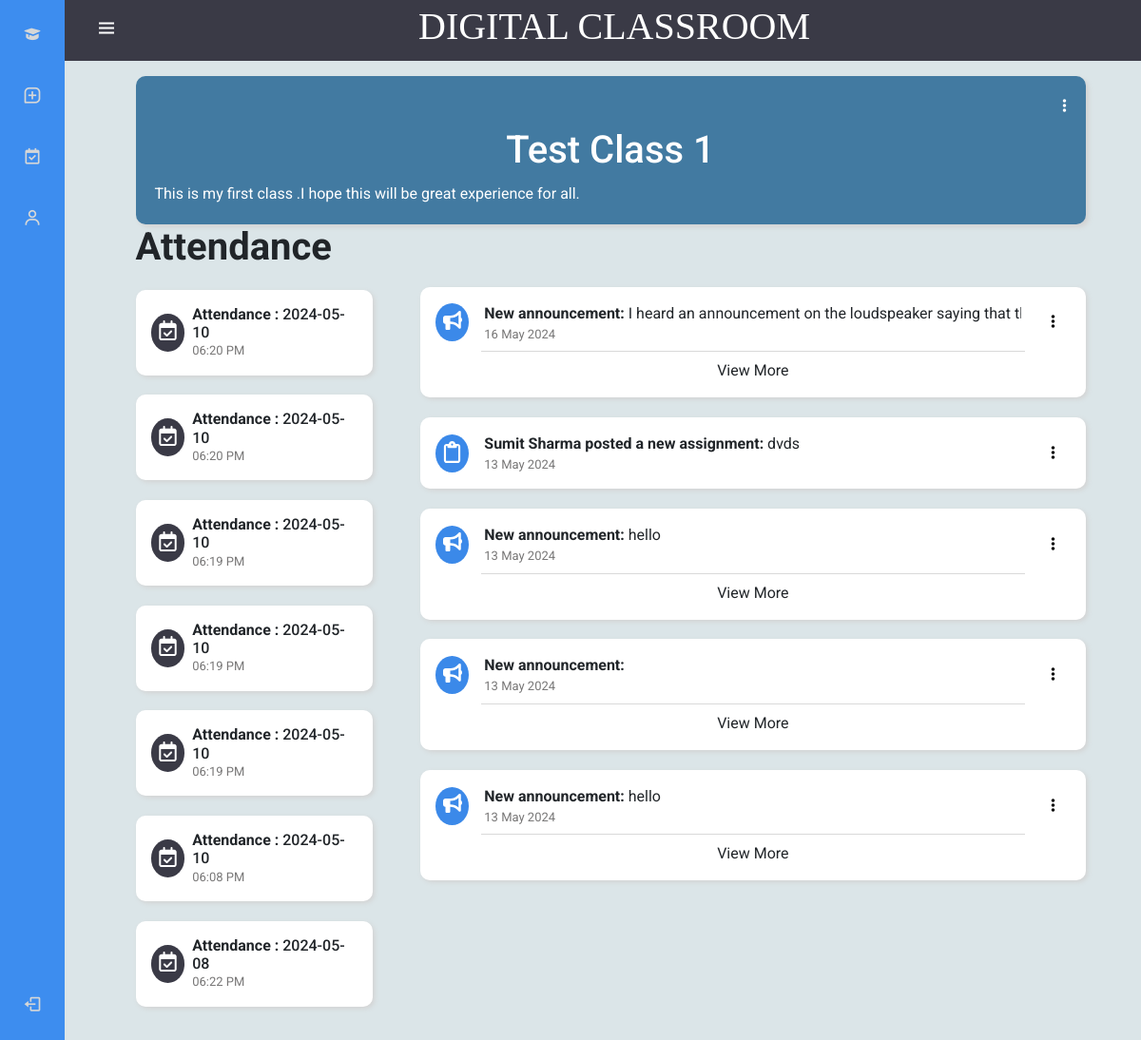
/Student/class.php?class_id=17 (signed in), run on the app's committed database.
### tables this page shows
CREATE TABLE `classes` (
  `course_id` int(5) NOT NULL,
  `course_name` varchar(50) NOT NULL,
  `dpt_id` int(5) NOT NULL,
  `semester` int(3) NOT NULL,
  `teacher_id` int(5) NOT NULL,
  `class_code` varchar(7) NOT NULL,
  `total_taken_classes` int(5) NOT NULL DEFAULT 0,
  `description` varchar(150) NOT NULL,
  `background` varchar(30) NOT NULL,
  `archive` int(3) NOT NULL DEFAULT 0
);

CREATE TABLE `attendance` (
  `att_id` int(11) NOT NULL,
  `date_time` datetime NOT NULL,
  `att_description` varchar(50) NOT NULL,
  `class_id` int(5) NOT NULL
);

CREATE TABLE `announcement` (
  `ann_id` int(5) NOT NULL,
  `ann_text` varchar(200) NOT NULL,
  `ann_media` varchar(500) NOT NULL,
  `class_id` int(5) NOT NULL,
  `upload_date` timestamp NOT NULL DEFAULT current_timestamp() ON UPDATE current_timestamp()
);

CREATE TABLE `assignmnet` (
  `ass_id` int(5) NOT NULL,
  `ass_name` varchar(40) NOT NULL,
  `ass_description` varchar(200) NOT NULL,
  `ass_media` varchar(500) NOT NULL,
  `due_date` datetime DEFAULT NULL,
  `upload_date` timestamp(5) NOT NULL DEFAULT current_timestamp(5) ON UPDATE current_timestamp(5),
  `marks` int(8) DEFAULT NULL,
  `class_id` int(5) NOT NULL
);

CREATE TABLE `teachers` (
  `teacher_id` int(5) NOT NULL,
  `teacher_name` varchar(30) NOT NULL,
  `teacher_email` varchar(40) NOT NULL,
  `phone_number` bigint(15) NOT NULL,
  `teacher_password` varchar(30) NOT NULL,
  `dpt_id` int(5) DEFAULT NULL,
  `role` int(2) NOT NULL DEFAULT 2
);

### Student/class.php (the view, shortened to what this page needs)
<?php
include '../Home/Connection.php';
include "navbar.php";
$row = $ass_row = $ann_row = $errorMsg = $succMsg = $class_id =    $DueDate = $UploadDate = "";
if (isset($_GET['class_id'])) {
    $class_id = $conn->real_escape_string($_GET['class_id']);
    $sql = "SELECT classes.*, teachers.teacher_name FROM classes JOIN teachers ON classes.teacher_id = teachers.teacher_id WHERE classes.course_id=?";
    $stmt = $conn->prepare($sql);
    $stmt->bind_param("i", $class_id);
    $stmt->execute();
    $result = $stmt->get_result();
    if ($result->num_rows == 1) {
        $row = $result->fetch_assoc();
    } else {
        $errorMsg = "No record found...";
    }
} else {
    $errorMsg = "No id provided...";
}
$attQuery = "SELECT * FROM attendance WHERE class_id=? ORDER BY date_time DESC";
$attStmt = $conn->prepare($attQuery);
$attStmt->bind_param("i", $class_id);
$attStmt->execute();
$attResult = $attStmt->get_result();
$assQuery = "SELECT * FROM assignmnet WHERE class_id=?";
$assStmt = $conn->prepare($assQuery);
$assStmt->bind_param("s", $class_id);
$assStmt->execute();
$assResult = $assStmt->get_result();
$annQuery = "SELECT * FROM announcement WHERE class_id=?";
$annStmt = $conn->prepare($annQuery);
$annStmt->bind_param("s", $class_id);
$annStmt->execute();
$annResult = $annStmt->get_result();
$mergedResults = array_merge_recursive($assResult->fetch_all(MYSQLI_ASSOC), $annResult->fetch_all(MYSQLI_ASSOC));
usort($mergedResults, 'sortByUploadTime');
?>
<!DOCTYPE html>
<html lang="en">
<head>
    <link rel="stylesheet" href="style1.css?<?php echo time(); ?>">
    <link href="https://cdn.jsdelivr.net/npm/bootstrap@5.0.2/dist/css/bootstrap.min.css" rel="stylesheet" />
</head>
<body>
    <main>
        <div class="container col-11 ">
            <div class="class-card" style=" background-color: <?php echo $row['background']; ?>;">
                <div class="bar">
                    <ul class="options">
                        <li class="li">
                            <a href="#" id="dropdownMenuButton2" data-bs-toggle="dropdown" aria-expanded="false">
                                <i class="fas fa-ellipsis-v"></i>
                            </a>
                        </li>
                    </ul>
                </div>
                <h1><?php echo $row['course_name']; ?></h1>
                <p><?php echo $row['description']; ?></p>
            </div>
            <section>
                <?php if ($assResult->num_rows === 0 && $annResult->num_rows === 0) : ?>
                    <?php if ($row['archive'] == 0) : ?>
                        <h2 class=" my-4"> Post your work here...</h2>
                    <?php else : ?>
                        <h2 class=" my-4"> You didn't posted anything...</h2>
                    <?php endif; ?>
                <?php else : ?>
                    <div class="post1">
                        <h1><b>Attendance</b></h1>
                        <?php while ($atten_row = $attResult->fetch_assoc()) : ?>
                            <?php
                            $attendanceDateTime = new DateTime($atten_row['date_time']);
                            $formattedDate = $attendanceDateTime->format('Y-m-d');
                            $formattedTime = $attendanceDateTime->format('h:i A');
                            ?>
                            <div class="class-activity" onclick=" window.location.href = 'VeiwAttendance.php?class_id=<?php echo $class_id; ?>&att_id=<?php echo $atten_row['att_id'] ?>';">
                                <div class="icon1" style="background-color :rgb(58, 58, 70) !important;">
                                </div>
                                <div class="content1">
                                    <h6 class="m-0 p-0"><strong>Attendance : </strong><?php echo  $formattedDate; ?></h6>
                                    <p class="time"><?php echo  $formattedTime; ?></p>
                                </div>
                            </div>
                        <?php endwhile; ?>
                    </div>
                    <div class="post2">
                        <?php foreach ($mergedResults as $post2_row) : ?>
                            <?php
                            $currentDate = date_create(date('Y-m-d'));
                            if (strtotime($post2_row['upload_date']) !== false) {
                                $uploadDate = date_create($post2_row['upload_date']);
                                if ($uploadDate->format('Y-m-d') == $currentDate->format('Y-m-d')) {
                                    $UploadDate = $uploadDate->format('h:i A');
                                } elseif ($uploadDate->format('Y-m-d') == date('Y-m-d', strtotime('-1 day'))) {
                                    $UploadDate = 'Yesterday';
                                } else {
                                    $UploadDate = date_format($uploadDate, 'd M Y');
                                }
                            } else {
                                $UploadDate = "";
                            }
                            ?>
                            <?php if (isset($post2_row['ass_name'])) : ?>
                                <?php
                                if (strtotime($post2_row['due_date']) !== false) {
                                    $dueDate = date_create($post2_row['due_date']);
                                    if ($dueDate->format('Y-m-d') == $currentDate->format('Y-m-d')) {
                                        $DueDate = 'Today, ' . date_format($dueDate, 'H:i');
                                    } elseif ($dueDate->format('Y-m-d') == date('Y-m-d', strtotime('+1 day'))) {
                                        $DueDate = 'Tomorrow, ' . date_format($dueDate, 'H:i');
                                    } else {
                                        $DueDate = date_format($dueDate, 'd M Y, H:i');
                                    }
                                } else {
                                    $DueDate = "";
                                }
                                ?>
                                <div class="class-activity" onclick="showModal('<?php echo $post2_row['ass_id']; ?>','<?php echo $post2_row['ass_name']; ?>', '<?php echo $post2_row['ass_description']; ?>', '<?php echo htmlspecialchars($post2_row['ass_media'], ENT_QUOTES, 'UTF-8'); ?>', '<?php echo $row['teacher_name'] . ' - ' .  $UploadDate; ?>', '<?php echo $post2_row['marks']; ?>', '<?php echo $DueDate; ?>')">
                                    <div class="icon1">
                                    </div>
                                    <div class="content2">
                                        <p class="m-0 p-0"><strong><?php echo $row['teacher_name']; ?> posted a new assignment: </strong><?php echo $post2_row['ass_name']; ?></p>
                                        <p class="time"><?php echo  $UploadDate; ?></p>
                                    </div>
                                    <div> <a href="#" id="dropdownMenuButton2" data-bs-toggle="dropdown" aria-expanded="false" style="color:black">
                                            <i class="fas fa-ellipsis-v px-3"></i>
                                        </a>
                                    </div>
                                </div>
                            <?php elseif (isset($post2_row['ann_text'])) : ?>
                                <div class="class-activity" style="flex-direction:column;">
                                    <div class="class_ann" style="display:flex;align-items:center;width:100%;">
                                        <div class="icon1">
                                        </div>
                                        <?php
                                        $ann_text = $post2_row['ann_text'];
                                        $max_length = 60;
                                        $ellipsis = strlen($ann_text) > $max_length ? '...' : '';
                                        ?>
                                        <div class="content2">
                                            <p class="m-0 p-0"><strong>New announcement: </strong><span class="announce-text"><?php echo substr($ann_text, 0, $max_length) . $ellipsis; ?></span></p>
                                            <p class="time"><?php echo  $UploadDate; ?></p>
                                        </div>
                                        <div> <a href="#" id="dropdownMenuButton2" data-bs-toggle="dropdown" aria-expanded="false" style="color:black">
                                                <i class="fas fa-ellipsis-v px-3"></i>
                                            </a>
                                        </div>
                                    </div>
                                    <div class="view-more" onclick="toggleViewContent(this)">
                                        <div class="dropdown-divider my-2 mx-5 "></div>
                                        <p class="view-more-text">View More</p>
                                    </div>
                                </div>
                            <?php endif; ?>
                        <?php endforeach; ?>
                    </div>
                <?php endif; ?>
            </section>
        </div>
    </main>
</body>
</html>

### Student/style1.css (style rules this page uses)
body { background-color: #dbe5e8 !important; font-family: "Roboto", sans-serif !important; }
.container { margin-top: 80px !important; margin-bottom: 20px !important; }
.class-card { box-shadow: 3px 3px 5px lightgray; padding: 10px; border: none; border-radius: 10px; transition: ease-in-out 0.3s; }
main { height: 100vh !important; overflow-y: auto !important; }
.class-card h1 { margin-bottom: 5px; text-align: center; color: white !important; }
.class-card p { margin: 10px; color: white; }
.class-card .options { display: flex; margin: 0; list-style: none; justify-content: right; }
.class-card .li { padding: 10px; }
.class-card a { text-decoration: none; color: white; transition: ease-in-out 0.2s; }
section { display: flex; justify-content: space-between; }
.post1 { width: 25%; }
.post2 { width: 70%; margin-top: 2.8rem; }
.class-activity { display: flex; align-items: center; width: 100%; background-color: white !important; margin: 1.3em 0; padding: 1em; box-shadow: 2px 2px 5px lightgray; border-radius: 10px; height: auto; }
.class-activity .icon1 { width: 2.4em; height: 2.5em; background-color :#3b89e9; border-radius: 50%; text-align: center; }
svg { margin-top: 7.5px; }
.class-activity .content1 { width: 82%; margin: 0 .5em; }
.class-activity .content2 { margin: 0 1em; width: calc(100% - 50px); overflow: hidden; white-space: nowrap; text-overflow:ellipsis!important; }
.time { color: rgb(120, 119, 119); font-size: small; margin: 0; }
.view-more { width: 100%; text-align: center; }
.view-more p { margin-bottom: 0; }

### Student/navbar.php (style rules this page uses)
:root { --header-height: 3rem; --nav-width: 68px; --first-color: #3d8def; --first-color-light: rgb(214, 215, 215); --white-color: white; --body-font: "Nunito", sans-serif; --normal-font-size: 1rem; --z-fixed: 100; }
body { margin: var(--header-height) 0 0 0; font-family: 'Roboto', sans-serif !important; font-size: var(--normal-font-size); transition: 0.5s; }
@media screen and (min-width: 300px) { body { margin: calc(var(--header-height) + 1rem) 0 0 0; padding-left: calc(var(--nav-width) + 1rem); position: fixed; z-index: -1; width: 100%; } }

### data on the page
classes: course_name "Test Class 1", description "This is my first class .I hope this will be great experience for all."
attendance: date_time "2024-05-10", date_time "06:20 PM"
attendance: date_time "2024-05-10", date_time "06:20 PM"
attendance: date_time "2024-05-10", date_time "06:19 PM"
attendance: date_time "2024-05-10", date_time "06:19 PM"
attendance: date_time "2024-05-10", date_time "06:19 PM"
attendance: date_time "2024-05-10", date_time "06:08 PM"
attendance: date_time "2024-05-08", date_time "06:22 PM"
announcement: ann_text "I heard an announcement on the loudspeaker saying tha…", upload_date "16 May 2024"
assignmnet: ass_name "dvds", upload_date "13 May 2024"
teachers: teacher_name "Sumit Sharma"
announcement: ann_text "hello", upload_date "13 May 2024"
announcement: upload_date "13 May 2024"
announcement: ann_text "hello", upload_date "13 May 2024"
